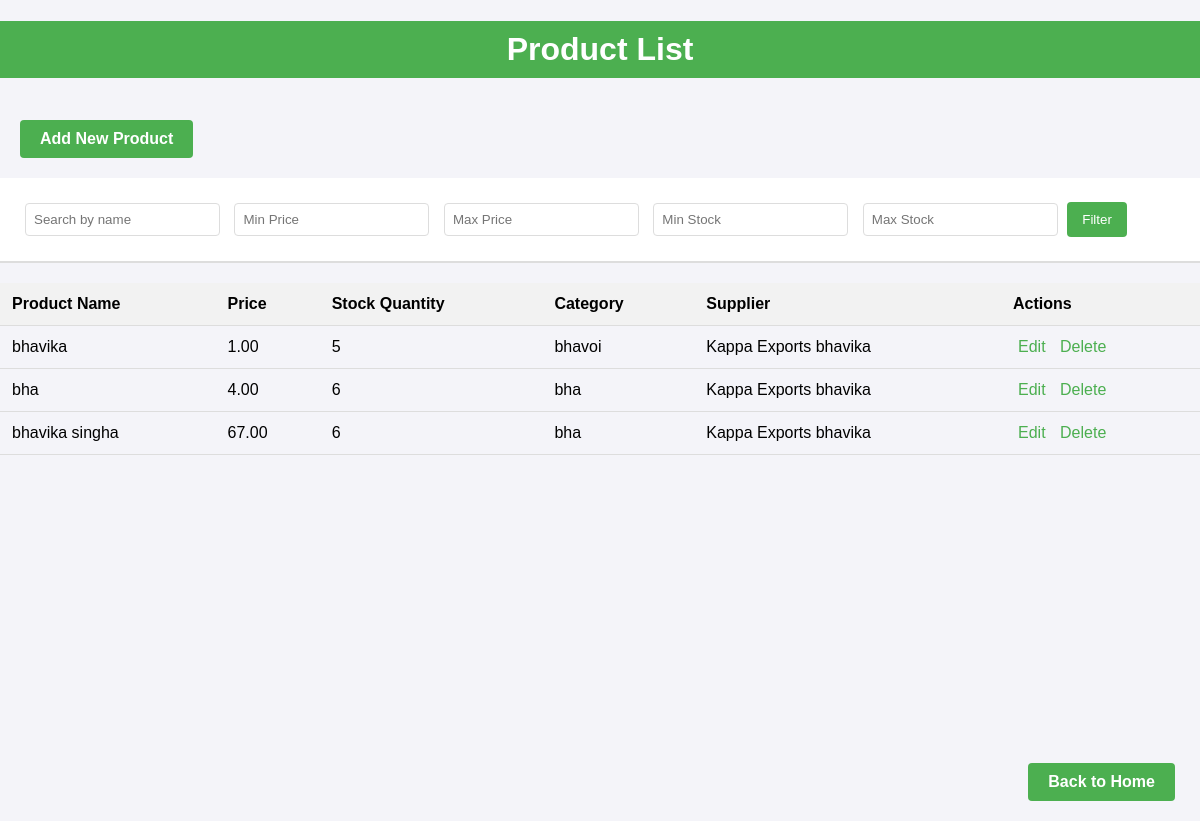
Screenshot of /products/ with the database file from the repository.
### inventory_managemen/models.py (models this page shows, shortened)
class Product(models.Model):
    name = models.CharField(max_length=255, unique=True)
    description = models.TextField()
    category = models.CharField(max_length=255)
    price = models.DecimalField(max_digits=10, decimal_places=2)
    stock_quantity = models.PositiveIntegerField()
    supplier = models.ForeignKey(Supplier, on_delete=models.CASCADE)

class Supplier(models.Model):
    name = models.CharField(max_length=255)
    email = models.EmailField(unique=True)
    phone = models.CharField(max_length=10, unique=True)
    address = models.TextField()
    def __str__(self):
        return self.name

### inventory_managemen/views.py (the view)
# urls.py: path('products/', views.list_products, name='list_products'),
def list_products(request):
    products = Product.objects.all()
    name = request.GET.get('name', '')
    if name:
        products = products.filter(name__icontains=name)
    price_min = request.GET.get('price_min')
    price_max = request.GET.get('price_max')
    if price_min:
        products = products.filter(price__gte=price_min)
    if price_max:
        products = products.filter(price__lte=price_max)
    stock_min = request.GET.get('stock_min')
    stock_max = request.GET.get('stock_max')
    if stock_min:
        products = products.filter(stock_quantity__gte=stock_min)
    if stock_max:
        products = products.filter(stock_quantity__lte=stock_max)
    if 'reset_filters' in request.GET:
        return redirect('list_products')
    return render(request, 'inventory/list_products.html', {'products': products})

### templates/inventory/list_products.html (shortened to what this page needs)
<!DOCTYPE html>
<html lang="en">
<head>
</head>
<body>
    <h1>Product List</h1>
    <a href="{% url 'add_product' %}" class="add-product-btn">Add New Product</a>
    <div class="filter-container">
        <form method="GET" action="{% url 'list_products' %}">
            <input type="text" name="name" placeholder="Search by name" value="{{ request.GET.name }}">
            <input type="number" name="price_min" placeholder="Min Price" value="{{ request.GET.price_min }}">
            <input type="number" name="price_max" placeholder="Max Price" value="{{ request.GET.price_max }}">
            <input type="number" name="stock_min" placeholder="Min Stock" value="{{ request.GET.stock_min }}">
            <input type="number" name="stock_max" placeholder="Max Stock" value="{{ request.GET.stock_max }}">
            <button type="submit">Filter</button>
        </form>
    </div>
    <table>
        <tr>
            <th>Product Name</th>
            <th>Price</th>
            <th>Stock Quantity</th>
            <th>Category</th>
            <th>Supplier</th>
            <th>Actions</th>
        </tr>
        {% for product in products %}
        <tr>
            <td>{{ product.name }}</td>
            <td>{{ product.price }}</td>
            <td>{{ product.stock_quantity }}</td>
            <td>{{ product.category }}</td>
            <td>{{ product.supplier }}</td>
            <td>
                <a href="{% url 'edit_product' product.id %}">Edit</a>
                <a href="{% url 'delete_product' product.id %}">Delete</a>
            </td>
        </tr>
        {% empty %}
        <tr>
            <td colspan="4">No products found</td>
        </tr>
        {% endfor %}
    </table>
    <a href="{% url 'home' %}" class="back-to-home">Back to Home</a>
</body>
</html>

### templates/inventory/list_products.html (style rules this page uses)
body { font-family: Arial, sans-serif; background-color: #f4f4f9; margin: 0; padding: 0; position: relative; min-height: 100vh; }
h1 { background-color: #4CAF50; color: white; padding: 10px; text-align: center; }
table { width: 100%; margin: 20px 0; border-collapse: collapse; }
th, td { padding: 12px; text-align: left; border-bottom: 1px solid #ddd; }
th { background-color: #f2f2f2; }
a { text-decoration: none; color: #4CAF50; margin: 0 5px; }
.filter-container { display: flex; justify-content: space-between; padding: 20px; background-color: #fff; border-bottom: 2px solid #ddd; }
.filter-container input, .filter-container select { padding: 8px; margin: 5px; border-radius: 4px; border: 1px solid #ddd; }
.filter-container button { padding: 10px 15px; background-color: #4CAF50; color: white; border: none; border-radius: 4px; cursor: pointer; }
.add-product-btn { padding: 10px 20px; background-color: #4CAF50; color: white; border-radius: 4px; text-decoration: none; font-weight: bold; margin: 20px; display: inline-block; transition: background-color 0.3s ease; }
.back-to-home { position: absolute; bottom: 20px; right: 20px; background-color: #4CAF50; color: white; padding: 10px 20px; border-radius: 4px; text-decoration: none; font-weight: bold; }

### rows the page displays
Product: name "bhavika", price "1.00", stock_quantity "5", category "bhavoi", supplier "Kappa Exports bhavika"
Product: name "bha", price "4.00", stock_quantity "6", category "bha", supplier "Kappa Exports bhavika"
Product: name "bhavika singha", price "67.00", stock_quantity "6", category "bha", supplier "Kappa Exports bhavika"
